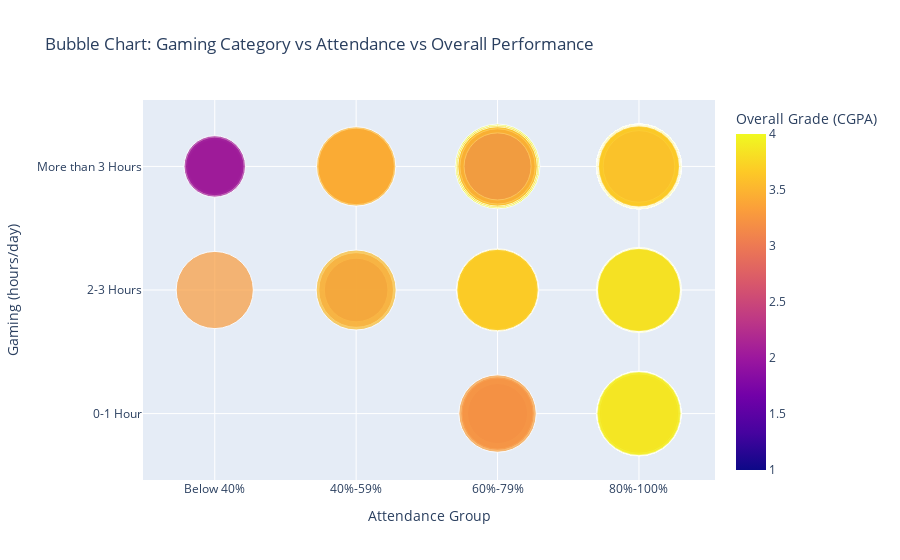

Notebook code cell kept with this figure:
### Code cell
import pandas as pd
import plotly.express as px

# Laad de dataset
df = pd.read_csv("ResearchInformation3.csv")

# Filter relevante kolommen en verwijder missende waarden
df_clean = df[["Gaming", "Attendance", "Overall"]].dropna().copy()

# Omgekeerde logische volgorde voor 'Gaming' (hoogste bovenaan)
gaming_order = ["More than 3 Hours", "2-3 Hours", "0-1 Hour"]
df_clean = df_clean[df_clean["Gaming"].isin(gaming_order)]
df_clean["Gaming"] = pd.Categorical(df_clean["Gaming"], categories=gaming_order, ordered=True)

# Gewenste volgorde voor 'Attendance'
attendance_order = ["Below 40%", "40%-59%", "60%-79%", "80%-100%"]
df_clean = df_clean[df_clean["Attendance"].isin(attendance_order)]
df_clean["Attendance"] = pd.Categorical(df_clean["Attendance"], categories=attendance_order, ordered=True)

# Bubble chart aanmaken
fig = px.scatter(
    df_clean,
    x="Attendance",
    y="Gaming",
    size="Overall",
    color="Overall",
    title="Bubble Chart: Gaming Category vs Attendance vs Overall Performance",
    labels={
        "Attendance": "Attendance Group",
        "Gaming": "Gaming (hours/day)",
        "Overall": "Overall Grade (CGPA)"
    },
    category_orders={
        "Attendance": attendance_order,
        "Gaming": gaming_order
    },
    size_max=60,
    height= 600
)

fig.show()

### Figure 1 — Plotly figure (JSON) as saved in the notebook; plotly's stock layout.template omitted (floating-point values rounded to 4 significant figures; data arrays with more than 128 entries replaced by an {"elided": "..."} marker saying what was removed)
{"data": [{"hovertemplate": "Attendance Group=%{x}<br>Gaming (hours/day)=%{y}<br>Overall Grade (CGPA)=%{marker.color}<extra></extra>", "legendgroup": "", "marker": {"color": {"elided": "493 float values"}, "coloraxis": "coloraxis", "size": {"elided": "493 float values"}, "sizemode": "area", "sizeref": 0.001111, "symbol": "circle"}, "mode": "markers", "name": "", "orientation": "v", "showlegend": false, "type": "scatter", "x": {"elided": "493 str values"}, "xaxis": "x", "y": {"elided": "493 str values"}, "yaxis": "y"}], "layout": {"autosize": true, "coloraxis": {"colorbar": {"title": {"text": "Overall Grade (CGPA)"}}, "colorscale": [[0, "#0d0887"], [0.1111, "#46039f"], [0.2222, "#7201a8"], [0.3333, "#9c179e"], [0.4444, "#bd3786"], [0.5556, "#d8576b"], [0.6667, "#ed7953"], [0.7778, "#fb9f3a"], [0.8889, "#fdca26"], [1, "#f0f921"]]}, "legend": {"itemsizing": "constant", "tracegroupgap": 0}, "title": {"text": "Bubble Chart: Gaming Category vs Attendance vs Overall Performance"}, "xaxis": {"anchor": "y", "autorange": true, "categoryarray": ["Below 40%", "40%-59%", "60%-79%", "80%-100%"], "categoryorder": "array", "domain": [0, 1], "range": [-0.4125, 3.434], "title": {"text": "Attendance Group"}, "type": "category"}, "yaxis": {"anchor": "x", "autorange": true, "categoryarray": ["0-1 Hour", "2-3 Hours", "More than 3 Hours"], "categoryorder": "array", "domain": [0, 1], "range": [-0.4834, 2.483], "title": {"text": "Gaming (hours/day)"}, "type": "category"}}}
